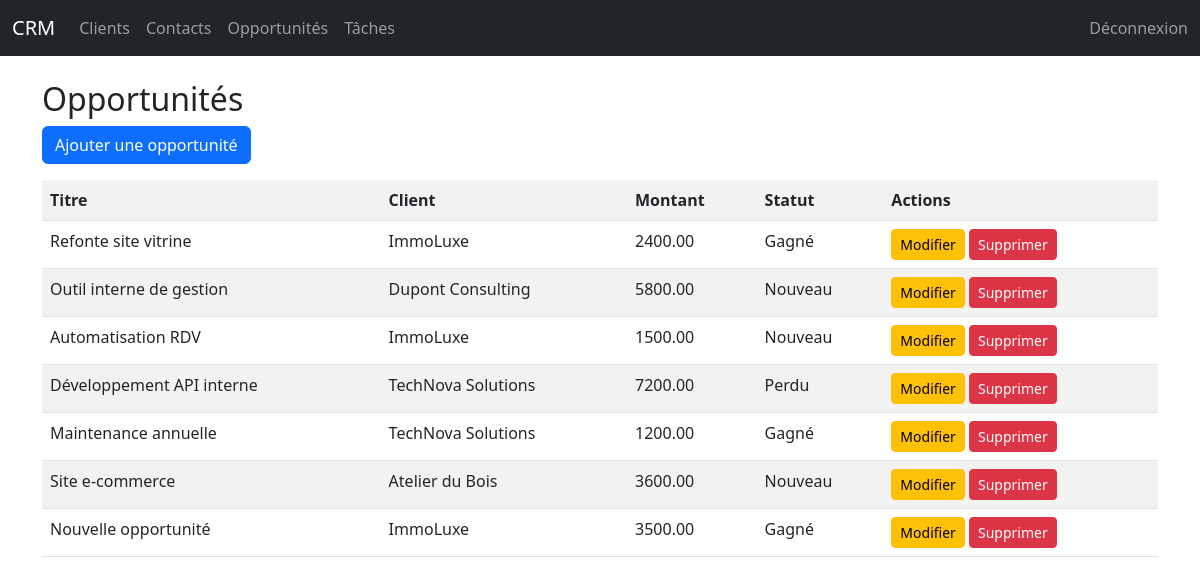
Screenshot of /opportunities/ (signed in) with the database file from the repository.
### crm/models.py (models this page shows, shortened)
class Opportunity(models.Model):
    client = models.ForeignKey(Client, on_delete=models.CASCADE, related_name="opportunities")
    title = models.CharField(max_length=200)
    amount = models.DecimalField(max_digits=10, decimal_places=2)
    stage = models.CharField(
        max_length=50,
        choices=[
            ("new", "Nouveau"),
            ("contacted", "Contacté"),
            ("proposal", "Proposition"),
            ("won", "Gagné"),
            ("lost", "Perdu"),
        ],
        default="new"
    )
    created_at = models.DateTimeField(auto_now_add=True)
    owner = models.ForeignKey(User, on_delete=models.CASCADE, related_name="opportunities")

class Client(models.Model):
    name = models.CharField(max_length=200)
    company = models.CharField(max_length=200, blank=True, null=True)
    email = models.EmailField(blank=True, null=True)
    phone = models.CharField(max_length=50, blank=True, null=True)
    created_at = models.DateTimeField(auto_now_add=True)
    owner = models.ForeignKey(User, on_delete=models.CASCADE, related_name="clients")
    is_active = models.BooleanField(default=False)

### crm/views.py (the view)
# urls.py: path("opportunities/", views.opportunities_list),
@login_required
def opportunities_list(request):
    if request.user.is_staff:
        opportunities = Opportunity.objects.all()
    else:
        opportunities = Opportunity.objects.filter(owner=request.user)
    return render(request, "crm/opportunities_list.html", {"opportunities": opportunities})

### crm/templates/crm/opportunities_list.html
{% extends "base.html" %}
{% block content %}
<h2>Opportunités</h2>
<a href="/opportunities/add/" class="btn btn-primary mb-3">Ajouter une opportunité</a>
<table class="table table-striped">
<tr>
    <th>Titre</th>
    <th>Client</th>
    <th>Montant</th>
    <th>Statut</th>
    <th>Actions</th>
</tr>
{% for o in opportunities %}
<tr>
    <td>{{ o.title }}</td>
    <td>{{ o.client.name }}</td>
    <td>{{ o.amount }}</td>
    <td>{{ o.get_stage_display }}</td>
    <td>
        <a href="/opportunities/{{ o.id }}/edit/" class="btn btn-warning btn-sm">Modifier</a>
        <a href="/opportunities/{{ o.id }}/delete/" class="btn btn-danger btn-sm">Supprimer</a>
    </td>
</tr>
{% empty %}
<tr>
    <td colspan="4">Aucune opportunité.</td>
</tr>
{% endfor %}
</table>
{% endblock %}

### rows the page displays
Opportunity: title "Refonte site vitrine", client.name "ImmoLuxe", amount "2400.00", stage "Gagné"
Opportunity: title "Outil interne de gestion", client.name "Dupont Consulting", amount "5800.00", stage "Nouveau"
Opportunity: title "Automatisation RDV", client.name "ImmoLuxe", amount "1500.00", stage "Nouveau"
Opportunity: title "Développement API interne", client.name "TechNova Solutions", amount "7200.00", stage "Perdu"
Opportunity: title "Maintenance annuelle", client.name "TechNova Solutions", amount "1200.00", stage "Gagné"
Opportunity: title "Site e-commerce", client.name "Atelier du Bois", amount "3600.00", stage "Nouveau"
Opportunity: title "Nouvelle opportunité", client.name "ImmoLuxe", amount "3500.00", stage "Gagné"
